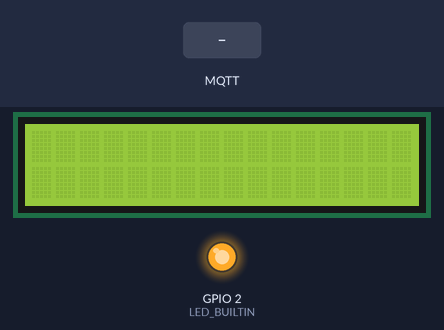
Bench run of a sketch on a simulated ESP8266 (NodeMCU). Parts: 16×2 character LCD, output pins drawn as LEDs (lit = HIGH, except the on-board LED, lit = LOW). Dashed ring = blinking. The inputs (shaded band) are chosen by the test bench. WiFi joins after 1.5 s; servers stay silent unless stated; no MQTT or app messages arrive unless stated; not simulated (calls return 0 or success): credentials.h; names the files do not define were given values by the test bench: MQTT_BROKER_PORT = 1883.

Above: at 1.3 s.
1.4 s: MQTT message "1" arrives on the second subscribed topic
At 1.98 s:
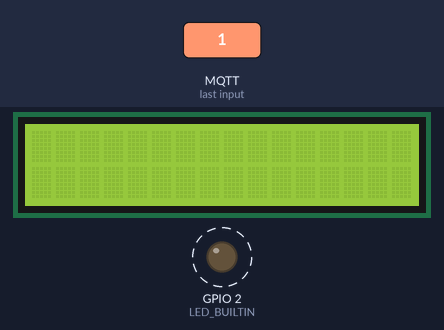
4.1 s: MQTT message "1" arrives on the first subscribed topic
At 4.8 s:
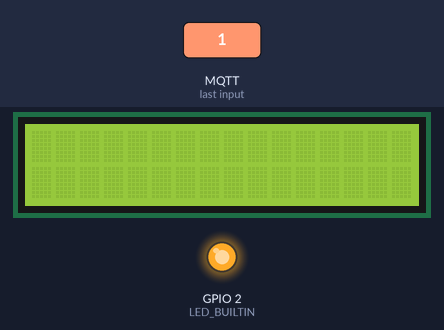
5.7 s: MQTT message "0" arrives on the first subscribed topic
At 6.3 s:
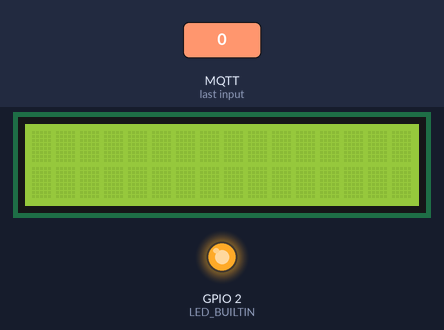
Timing chart, 0 to 8.7 s (numbered marks = the images above; inputs shaded):
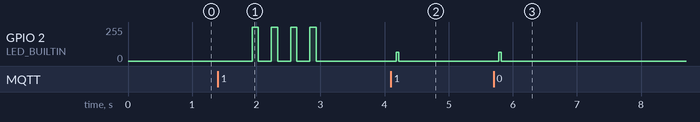

Measured:
- after the input at 1.4 s, GPIO 2 (LED_BUILTIN): alternates 255/255 for 0.10 s and 0/255 for 0.20 s, 8 changes in all, then stays 0/255, starting after 0.53 s
- after the input at 4.1 s, GPIO 2 (LED_BUILTIN): 0/255 → 64/255 after 0.08 s, → 0/255 0.04 s later
- after the input at 5.7 s, GPIO 2 (LED_BUILTIN): 0/255 → 64/255 after 0.08 s, → 0/255 0.04 s later

The sketch:

ESP8266-controller.ino
```cpp
#include <ESP8266WiFi.h>
#include "EspMQTTClient.h"
#include <LiquidCrystal_I2C.h>

// Custom libraries
#include "credentials.h"
#include "builtinLed.h"

/*
  DEBUGGING comes with level.
  No conventions, feel free to update.
  1 - Custom debug messages only
  2 - Custom and lib debu messages
*/
#define DEBUGGING 1 // Up the debug mode

#define RETRY_BROKER_CONNECTION 5000 // ms

#define USE_MQTT true
#define USE_LCD true

EspMQTTClient mqttClient(
  WIFI_SSID,
  WIFI_PASS,
  MQTT_BROKER_IP,
  MQTT_USERNAME,
  MQTT_PASSWORD,
  "ESP8266-test",
  MQTT_BROKER_PORT
);

LiquidCrystal_I2C lcd(0x27, 16, 2);

void setup() {
  delay(100);
  pinMode(LED_BUILTIN, OUTPUT);

  Serial.begin(115200);
  Serial.println();

  #if DEBUGGING == 2
  //  set debug for core/ESP
    Serial.setDebugOutput(true);
  #else
    Serial.setDebugOutput(false);
  #endif

 #if (USE_MQTT)
  mqttClient.setMqttReconnectionAttemptDelay(RETRY_BROKER_CONNECTION);
  mqttClient.enableDebuggingMessages();
  mqttClient.enableLastWillMessage("hm/lastwill", "Going offline");
 #endif

 #if (USE_LCD)
  lcd.init();
  lcd.clear();
  lcd.backlight();
  setMessage(lcd, "Booted. Connecting to broker...");
 #endif
}


//  **********************************************************


void loop() {
  #if (USE_MQTT)
   mqttClient.loop();
  #endif
}

// Message should be < 32 char but a longer message will not throw an error
void setMessage(LiquidCrystal_I2C lcd, String message) {
  lcd.clear();
  String line1 = message.substring(0,15);
  String line2 = message.substring(15,31);

  lcd.setCursor(0,0);
  lcd.print(line1);
  lcd.setCursor(0,2);
  lcd.print(line2);
}

void cleanESP() {
  ESP.eraseConfig();
  WiFi.disconnect();
  WiFi.setAutoConnect(false);
  WiFi.setAutoReconnect(false);
}

void onConnectionEstablished(){
  dbmsg("Connection established");
  setMessage(lcd, "Connected to the broker!");

  mqttClient.subscribe("#", [](const String & payload) {
    dbmsg(payload);
    lightBlink(4, 5);
  });

  mqttClient.subscribe("update/lcd", [](const String & payload) {
    dbmsg(payload);
    setMessage(lcd, payload);
    lightBlink(4, 100);
  });

  mqttClient.subscribe("test/blink", [](const String & payload) {
    lightBlink(12, 25);
  });
}
```

builtinLed.h
```cpp
#include "customDebug.h"

void lightUp(){
  dbmsg("light up");
  digitalWrite(LED_BUILTIN, LOW);   // turn the LED on (HIGH is the voltage level)
}

void lightDown(){
  dbmsg("light down");
  digitalWrite(LED_BUILTIN, HIGH);   // turn the LED on (HIGH is the voltage level)
}

void lightBlink(int numberOfBlinks, int delayDuration){
  dbmsg("blink light");

  for (int i = 0; i < numberOfBlinks; i++)
  {
    delay(delayDuration);
    digitalWrite(LED_BUILTIN, LOW);
    delay(delayDuration);
    digitalWrite(LED_BUILTIN, HIGH);
    delay(delayDuration);
    digitalWrite(LED_BUILTIN, LOW);
  }
}
```

customDebug.h
```cpp
void dbmsg(String message){
  #ifdef DEBUGGING
    Serial.println("DEBUG: " + message);
  #endif
}
```
